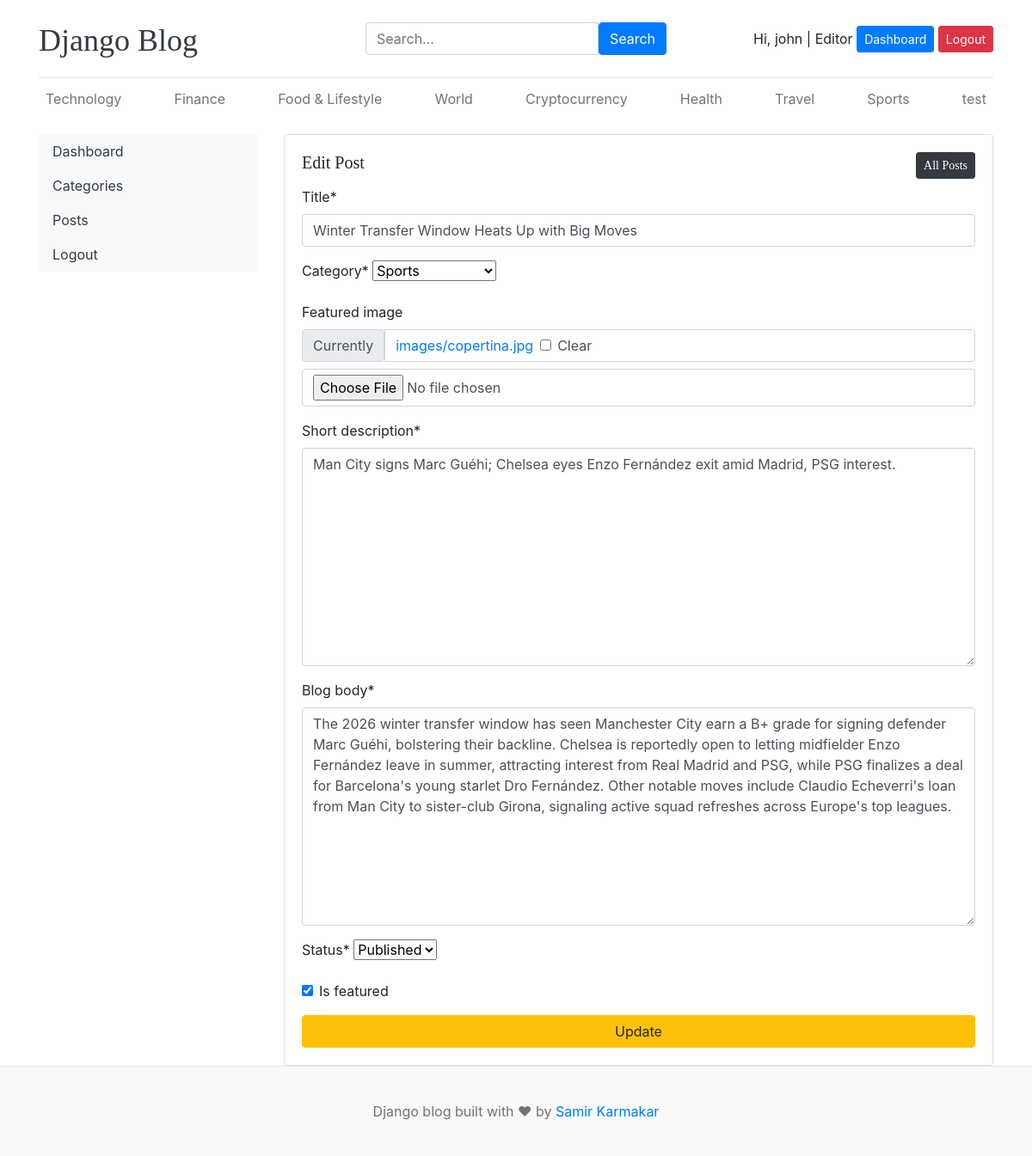
/dashboard/edit_post/10 (signed in), run on the app's committed database.
### blogs/models.py (models this page shows, shortened)
class Category(models.Model):
  category_name = models.CharField(max_length=100, unique=True)
  category_slug = models.SlugField(max_length=100, unique=True)
  created_at = models.DateTimeField(auto_now_add=True)
  updated_at = models.DateTimeField(auto_now=True)
  class Meta:
    verbose_name = 'Category'
    verbose_name_plural = 'Categories'
  def __str__(self):
    return self.category_name

class Blog(models.Model):
  title = models.CharField(max_length=100)
  slug = models.SlugField(max_length=100, unique=True)
  category = models.ForeignKey(Category, on_delete=models.CASCADE)
  author = models.ForeignKey(User, on_delete=models.CASCADE)
  featured_image = models.ImageField(upload_to='images/', null=True, blank=True)
  short_description = models.TextField(max_length=500)
  blog_body = models.TextField()
  status = models.CharField(max_length=10, choices=STATUS_CHOICES, default='draft')
  is_featured = models.BooleanField(default=False)
  created_at = models.DateTimeField(auto_now_add=True)
  updated_at = models.DateTimeField(auto_now=True)

### dashboard/views.py (the view, shortened to what this page needs)
# urls.py: path('edit_post/<int:pk>', views.edit_post, name="edit_post"),
def edit_post(request, pk):
  if request.user.groups.filter(name='Manager').exists():
    post = Blog.objects.filter(pk=pk).first()
  else:
    post = Blog.objects.filter(author=request.user, pk=pk).first()
  if post:
    form = BlogForm(instance=post)
    context = {
      'form': form,
      'post': post
    }
    return render(request, 'dashboard/edit_post.html', context)
  else:
    messages.error(request, 'Post not found.')
    return redirect('posts')

### dashboard/forms.py
class BlogForm(forms.ModelForm):
  class Meta:
    model = Blog
    fields = ['title', 'category', 'featured_image', 'short_description', 'blog_body', 'status', 'is_featured']

### assignment/context_processors.py (called while the page is built)
def get_social_links(request):
  social_links = SocialLinks.objects.all()
  return dict(social_links=social_links)

### blogs/context_processors.py (called while the page is built)
def get_categories(request):
  categories = Category.objects.all()
  return dict(categories=categories)

### templates/dashboard/edit_post.html (shortened to what this page needs)
{% extends 'base.html' %}
{% block content %}
{% load crispy_forms_tags %}
<div class="row">
  <div class="col-md-3">
    {% include 'dashboard/sidebar.html' %}
  </div>
  <div class="col-md-9">
    <div class="card">
      <div class="card-body">
        <h5 class="card-title">Edit Post<a href="{% url 'posts' %}" class="btn btn-dark btn-sm float-right">All Posts</a></h5>
        <form action="{% url 'edit_post' post.id %}" method="post" class="mt-3">
          {{ form | crispy }}
          <button type="submit" class="btn btn-warning btn-block">Update</button>
        </form>
      </div>
    </div>
  </div>
</div>
{% endblock %}

### templates/base.html (shortened to what this page needs)
{% load static %}
<!doctype html>
<html lang="en">
  <head>
    <link
      href="https://getbootstrap.com/docs/4.0/dist/css/bootstrap.min.css"
      rel="stylesheet"
    />
    <link href="{% static 'css/blog.css' %}" rel="stylesheet" />
    <link rel="stylesheet" href="https://cdnjs.cloudflare.com/ajax/libs/font-awesome/6.0.0/css/all.min.css" />
  </head>
  <body>
    <div class="container">
      <header class="blog-header py-3">
        <div class="row flex-nowrap justify-content-between align-items-center">
          <div class="col-4 pt-1">
            <a class="blog-header-logo text-dark" href="{% url 'home' %}"
              >Django Blog</a
            >
          </div>
          <div class="col-4">
            <form action="{% url 'search' %}" method="GET">
              <div class="input-group">
                <input
                  class="form-control"
                  type="search"
                  name="keyword"
                  placeholder="Search..."
                  aria-label="Search..."
                  aria-describedby="button-search"
                />
                <button
                  type="submit"
                  class="btn btn-primary"
                  id="button-search"
                  type="button"
                >
                  Search
                </button>
              </div>
            </form>
          </div>
          <div class="col-4 d-flex justify-content-end align-items-center">
            {% if not user.is_authenticated %}
            <a class="btn btn-sm btn-warning" href="{% url 'login' %}">Login</a>
            &nbsp;
            <a
              class="btn btn-sm btn-outline-secondary"
              href="{% url 'register' %}"
              >Register</a
            >
            {% else %}
            <span>Hi, {{ user.username }} | {{ user.groups.all.0 }}</span>&nbsp;
            <a class="btn btn-sm btn-primary" href="{% url 'dashboard' %}"
              >Dashboard</a
            >
            <a class="btn btn-sm btn-danger" href="{% url 'logout' %}"
              >Logout</a
            >
            {% endif %}
          </div>
        </div>
      </header>
      <div class="nav-scroller py-1 mb-2">
        <nav class="nav d-flex justify-content-between">
          {% for cat in categories %}
          <a
            class="p-2 text-muted"
            href="{% url 'post_by_category' cat.category_slug %}"
            >{{ cat.category_name }}</a
          >
          {% endfor %}
        </nav>
      </div>
      <div class="row mt-3">
        <div class="col-md-12">
        </div>
      </div>
      {% block content %} {% endblock %}
    </div>
    <footer class="blog-footer">
      <p>Django blog built with &#10084; by <a href="#">Samir Karmakar</a></p>
    </footer>
  </body>
</html>

### blog_main/static/css/blog.css (style rules this page uses)
.blog-header { border-bottom: 1px solid #e5e5e5; }
.blog-header-logo { font-family: "Playfair Display", Georgia, "Times New Roman", serif; font-size: 2.25rem; }
h1, h2, h3, h4, h5, h6 { font-family: "Playfair Display", Georgia, "Times New Roman", serif; }
.blog-footer { padding: 2.5rem 0; color: #727272; text-align: center; background-color: #f9f9f9; border-top: .05rem solid #e5e5e5; }
.blog-footer p:last-child { margin-bottom: 0; }

### data on the page
Category: category_name "Technology"
Category: category_name "Finance"
Category: category_name "Food & Lifestyle"
Category: category_name "World"
Category: category_name "Cryptocurrency"
Category: category_name "Health"
Category: category_name "Travel"
Category: category_name "Sports"
Category: category_name "test"
Blog: title "Winter Transfer Window Heats Up with Big Moves", category "Sports", short_description "Man City signs Marc Guéhi; Chelsea eyes Enzo Fernández exit amid Madrid, PSG interest.", blog_body "The 2026 winter transfer window has seen Manchester City earn a B+ grade for signing defender Marc Guéhi, bolstering their backline. Chelsea is reportedly open to letting midfielder Enzo Fernández leave in summer, attracting interest from Real Madrid and PSG, while PSG finalizes a deal for Barcelona's young starlet Dro Fernández. Other notable moves include Claudio Echeverri's loan from Man City to sister-club Girona, signaling active squad refreshes across Europe's top leagues.", status "Published", is_featured "☑"

### other printed values
{{ user.username }} "john"
{{ user.groups.all.0 }} "Editor"
